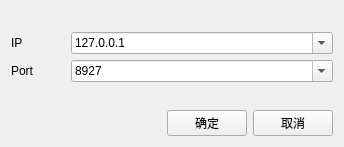
<?xml version="1.0" encoding="UTF-8"?>
<ui version="4.0">
 <class>BleProxyAddressForm</class>
 <widget class="QWidget" name="BleProxyAddressForm">
  <property name="geometry">
   <rect>
    <x>0</x>
    <y>0</y>
    <width>344</width>
    <height>147</height>
   </rect>
  </property>
  <property name="windowTitle">
   <string>连接BleProxy</string>
  </property>
  <layout class="QGridLayout" name="gridLayout">
   <item row="0" column="1">
    <spacer name="verticalSpacer_2">
     <property name="orientation">
      <enum>Qt::Vertical</enum>
     </property>
     <property name="sizeHint" stdset="0">
      <size>
       <width>20</width>
       <height>29</height>
      </size>
     </property>
    </spacer>
   </item>
   <item row="1" column="0" colspan="2">
    <layout class="QHBoxLayout" name="horizontalLayout_3">
     <item>
      <widget class="QLabel" name="label_2">
       <property name="maximumSize">
        <size>
         <width>54</width>
         <height>16777215</height>
        </size>
       </property>
       <property name="text">
        <string>IP</string>
       </property>
      </widget>
     </item>
     <item>
      <widget class="QComboBox" name="ipCmbBox">
       <property name="editable">
        <bool>true</bool>
       </property>
       <item>
        <property name="text">
         <string>127.0.0.1</string>
        </property>
       </item>
      </widget>
     </item>
    </layout>
   </item>
   <item row="2" column="0" colspan="2">
    <layout class="QHBoxLayout" name="horizontalLayout">
     <item>
      <widget class="QLabel" name="label">
       <property name="maximumSize">
        <size>
         <width>54</width>
         <height>16777215</height>
        </size>
       </property>
       <property name="text">
        <string>Port</string>
       </property>
      </widget>
     </item>
     <item>
      <widget class="QComboBox" name="portCmbBox">
       <property name="editable">
        <bool>true</bool>
       </property>
       <item>
        <property name="text">
         <string>8927</string>
        </property>
       </item>
      </widget>
     </item>
    </layout>
   </item>
   <item row="3" column="0">
    <spacer name="verticalSpacer">
     <property name="orientation">
      <enum>Qt::Vertical</enum>
     </property>
     <property name="sizeHint" stdset="0">
      <size>
       <width>20</width>
       <height>29</height>
      </size>
     </property>
    </spacer>
   </item>
   <item row="4" column="0" colspan="2">
    <layout class="QHBoxLayout" name="horizontalLayout_2">
     <item>
      <spacer name="horizontalSpacer">
       <property name="orientation">
        <enum>Qt::Horizontal</enum>
       </property>
       <property name="sizeHint" stdset="0">
        <size>
         <width>68</width>
         <height>20</height>
        </size>
       </property>
      </spacer>
     </item>
     <item>
      <widget class="QPushButton" name="okBtn">
       <property name="text">
        <string>确定</string>
       </property>
      </widget>
     </item>
     <item>
      <widget class="QPushButton" name="cancelBtn">
       <property name="text">
        <string>取消</string>
       </property>
      </widget>
     </item>
    </layout>
   </item>
  </layout>
 </widget>
 <resources/>
 <connections/>
</ui>
